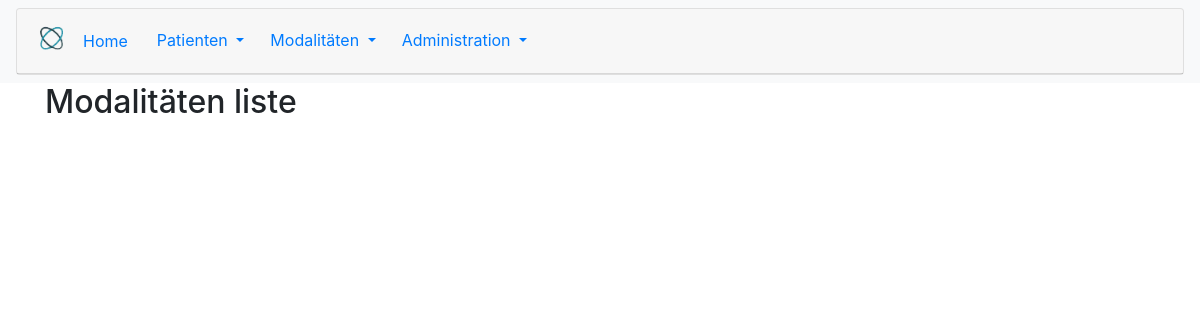
Before: /modalities/list with the older database file.
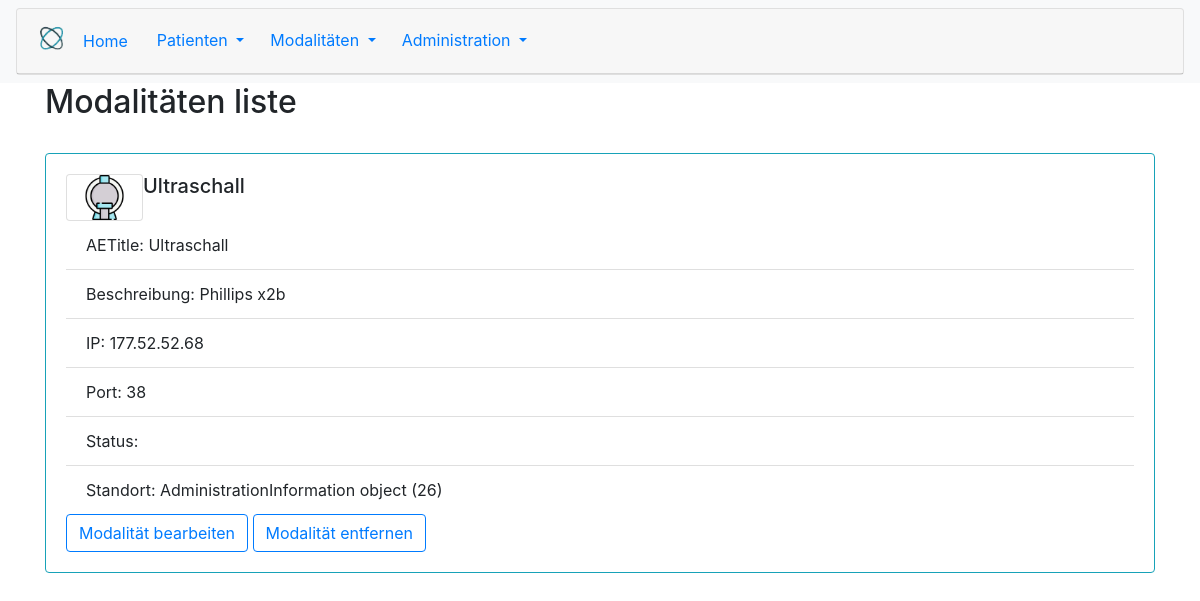
After: the same page with the newer database file.
### modalities/models.py (models this page shows, shortened)
class ModalitiesInformation(models.Model):
    title = models.CharField(max_length=150)
    ae_title = models.CharField(max_length=15)
    description = models.TextField(max_length=400)
    ip = models.GenericIPAddressField()
    port = models.PositiveIntegerField(validators = [validate_port])
    associate_location = models.ForeignKey('administration.AdministrationInformation', on_delete=models.CASCADE)

### administration/models.py (models this page shows, shortened)
class AdministrationInformation(models.Model):
    name = models.CharField(max_length=100)
    street = models.CharField(max_length=80)
    city = models.CharField(max_length=40)
    plz = models.CharField(max_length=4)
    number = models.IntegerField()
    telefon_number = models.CharField(max_length=10)

### modalities/views.py (the view)
# urls.py: path('modalities/list', modality_list_view, name ='modalities'),
def modality_list_view(request):
    queryset = ModalitiesInformation.objects.all()
    context ={
        'object_list': queryset
    }
    return render(request, 'modality/modality_list.html', context)

### templates/modality/modality_list.html
{% extends 'base.html' %}
{% block content %}
<h2>Modalitäten liste</h2>
<br>
{% for instance in object_list %}
<div class="card border-info mb-3 w-100" >
    <div class="card-body">
    <div class="container">
      <div class="row">
        <div class = "card w-2">
        <div class="col">
          <img src="/static/images/mri.png" class="card-img-top" width="55" height="45">
        </div>
      </div>
        <div class="col-15">
          <h5 class="card-title">{{instance.title}} </h5>
        </div>
      </div>
    </div>
        <ul class="list-group list-group-flush">
            <li class="list-group-item">AETitle: {{ instance.title }}</li>
          <li class="list-group-item">Beschreibung: {{ instance.description }}</li>
          <li class="list-group-item">IP: {{ instance.ip }}</li>
          <li class="list-group-item">Port: {{ instance.port }}</li>
          <li class="list-group-item">Status: {{ instance.status }}</li>
          <li class="list-group-item"> Standort: {{ instance.associate_location }}</li>
        </ul>
        <a href="#modalität bearbeiten"
         class="btn btn-outline-primary">Modalität bearbeiten</a>
        <a href="{% url 'modalityDelete' instance.id %}" class="btn btn-outline-primary">Modalität entfernen</a>
      </div>
    </div>
{% endfor %}
{% endblock %}

Changed rows visible on the page:
added ModalitiesInformation: title "Ultraschall", description "Phillips x2b", ip "177.52.52.68", port "38", associate_location "AdministrationInformation object (26)"
